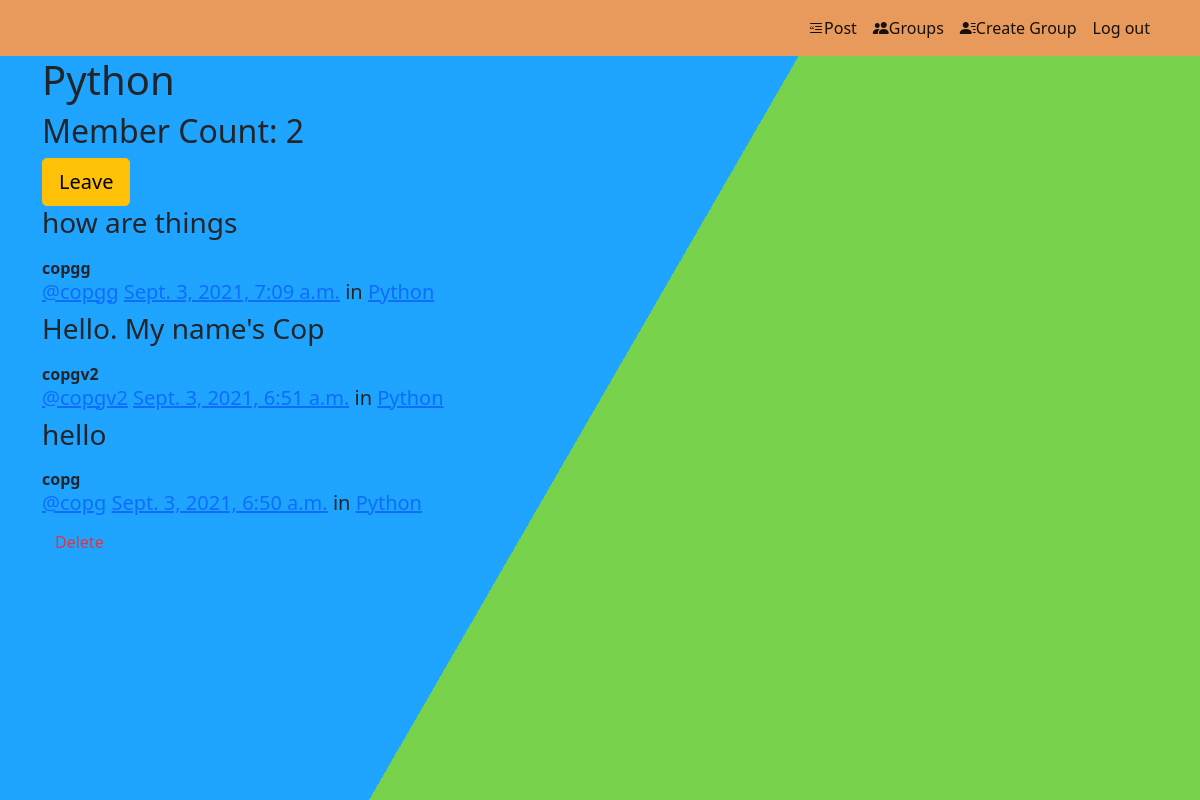
Page /groups/posts/in/python/ (signed in) on the committed database.
### groups/models.py (models this page shows, shortened)
class Group(models.Model):
    name = models.CharField(max_length=256,unique=True)
    slug = models.SlugField(max_length=256,unique=True)
    description = models.TextField(default='',blank=True)
    description_html = models.TextField(editable=False, default='', blank=True)
    members = models.ManyToManyField(User,through='GroupMember')
    class Meta:
        ordering = ['name']

### posts/models.py (models this page shows, shortened)
class Post(models.Model):
    user = models.ForeignKey(User, related_name='posts',
                             on_delete=models.CASCADE)
    created_at = models.DateTimeField(auto_now=True)
    message = models.TextField()
    message_html = models.TextField(editable=False)
    group = models.ForeignKey(
        Group, related_name='posts', null=True, blank=True, on_delete=models.CASCADE)
    class Meta:
        ordering = ["-created_at"]
        unique_together = ['user', 'message']

### groups/views.py (the view)
# urls.py: url(r"^posts/in/(?P<slug>[-\w]+)/$",views.SingleGroup.as_view(), name="single"),
class SingleGroup(generic.DetailView):
    model = Group

### groups/templates/groups/group_detail.html (shortened to what this page needs)
{% extends "groups/group_base.html" %}
{% block pregroup %}
<h1>{{group.name}}</h1>
<h2> Member Count: {{group.members.count}}</h2>
<div class="">
  {% if user in group.members.all %}
  <a href="{% url 'groups:leave' slug=group.slug %}" class="btn btn-lg btn-fill btn-warning"> Leave</a>
  {% else %}
  <a href="{% url 'groups:join' slug=group.slug %}" class="btn btn-lg btn-fill btn-warning"><span
      class="glyphicon glyphicon-ok-circle"></span> Join</a>
  {% endif %}
</div>
{% endblock %}
{% block group_content %}
<div class="col-md-8">
  {% if group.posts.count == 0 %}
  <h2>No posts in this group yet!</h2>
  {% else %}
  {% for post in group.posts.all %}
  {% include "posts/_post.html" %}
  {% endfor %}
  {% endif %}
</div>
{% endblock %}

### posts/templates/posts/_post.html (shortened to what this page needs)
<div class="post media">
	<h3>{{ post.message_html|safe }}</h3>
	<div class="media-body">
		<strong>{{ post.user.username }}</strong>
		<h5 class="media-heading">
			<span class="username"><a href="{% url 'posts:for_user' username=post.user.username %}">@{{ post.user.username }}</a></span>
			<time class="time"><a href="{% url 'posts:single' username=post.user.username pk=post.pk %}">{{ post.created_at }}</a></time>
			{% if post.group %}
			<span class="group-name">in <a href="#">{{ post.group.name }}</a></span>
			{% endif %}
		</h5>
		<div class="media-footer">
			{% if user.is_authenticated and post.user == user and not hide_delete %}
				<a href="{% url 'posts:delete' pk=post.pk %}" title="delete" class="btn btn-simple">
					<span class="text-danger icon-label">Delete</span>
				</a>
			{% endif %}
		</div>
	</div>
</div>

### static/mypro/css/mypro3.css (style rules this page uses)
html { height:100%; }
body { margin:0; }

### rows in the picture
Group: name "Python", members.count "2"
Post: message_html "how are things", user.username "copgg", created_at "Sept. 3, 2021, 7:09 a.m.", group.name "Python"
Post: message_html "Hello. My name's Cop", user.username "copgv2", created_at "Sept. 3, 2021, 6:51 a.m.", group.name "Python"
Post: message_html "hello", user.username "copg", created_at "Sept. 3, 2021, 6:50 a.m.", group.name "Python", shows "Delete"
